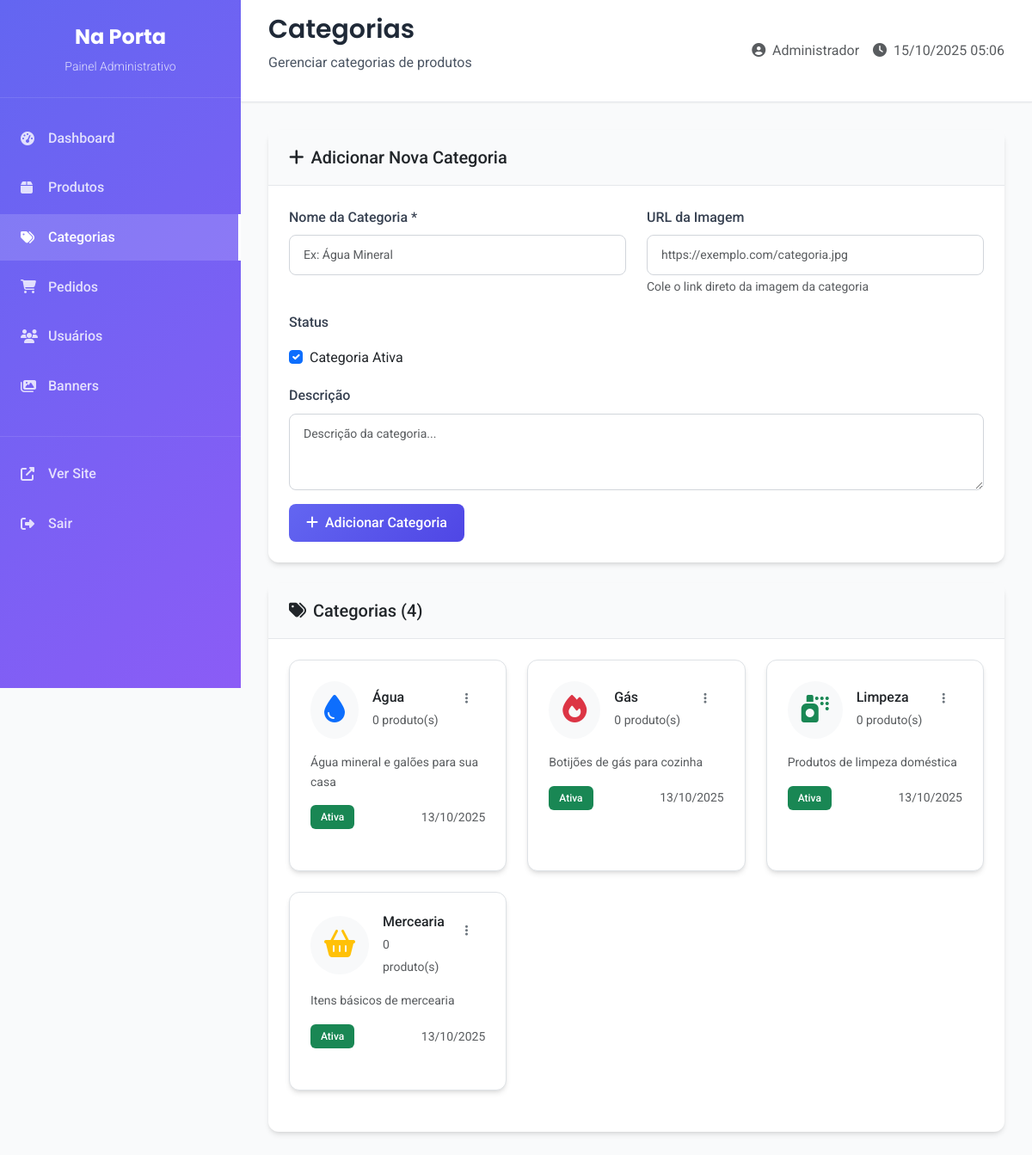
Screenshot of /admin/categories.php (signed in) with the database file from the repository.
### tables this page shows
CREATE TABLE categories (
    id INT AUTO_INCREMENT PRIMARY KEY,
    name VARCHAR(100) NOT NULL,
    slug VARCHAR(100) UNIQUE NOT NULL,
    description TEXT,
    image VARCHAR(255),
    is_active BOOLEAN DEFAULT TRUE,
    sort_order INT DEFAULT 0,
    created_at TIMESTAMP DEFAULT CURRENT_TIMESTAMP
);

### config/database.php (called while the page is built, shortened)
<?php
class Database {
    private static $instance = null;
    private $connection;
    private $host;
    private $database;
    private $username;
    private $password;
    public static function getInstance() {
        if (self::$instance === null) {
            self::$instance = new self();
        }
        return self::$instance;
    }
    private function detectEnvironment() {
        if (isset($_SERVER['HTTP_HOST']) && strpos($_SERVER['HTTP_HOST'], '.free.nf') !== false) {
            $this->host = 'sql105.infinityfree.com';
            $this->database = 'if0_40155099_naporta_db';
            $this->username = 'if0_40155099';
            $this->password = 'Jaishreeramm9';
        } else {
            $this->host = 'localhost';
            $this->database = 'na_porta_db';
            $this->username = 'root';
            $this->password = '';
        }
    }
    private function connect() {
        try {
            $dsn = "mysql:host={$this->host};dbname={$this->database};charset=utf8mb4";
            $options = [
                PDO::ATTR_ERRMODE => PDO::ERRMODE_EXCEPTION,
                PDO::ATTR_DEFAULT_FETCH_MODE => PDO::FETCH_ASSOC,
                PDO::ATTR_EMULATE_PREPARES => false,
                PDO::MYSQL_ATTR_INIT_COMMAND => "SET NAMES utf8mb4"
            ];
            $this->connection = new PDO($dsn, $this->username, $this->password, $options);
        } catch (PDOException $e) {
            error_log("Database connection failed: " . $e->getMessage());
            die("Erro de conexão com o banco de dados. Tente novamente mais tarde.");
        }
    }
    public function query($sql, $params = []) {
        try {
            $stmt = $this->connection->prepare($sql);
            $stmt->execute($params);
            return $stmt;
        } catch (PDOException $e) {
            error_log("Query failed: " . $e->getMessage() . " SQL: " . $sql);
            throw new Exception("Erro na consulta ao banco de dados.");
        }
    }
    public function fetchAll($sql, $params = []) {
        return $this->query($sql, $params)->fetchAll();
    }
}
?>

### admin/categories.php (the view, shortened to what this page needs)
<?php
require_once '../includes/auth.php';
require_once '../config/database.php';
$db = Database::getInstance();
$categories = [];
try {
    $categories = $db->fetchAll("
        SELECT c.*, COUNT(p.id) as product_count
        FROM categories c
        LEFT JOIN products p ON c.id = p.category_id AND p.is_active = 1
        WHERE c.is_active = 1
        GROUP BY c.id
        ORDER BY c.created_at DESC
    ");
} catch (Exception $e) {
    $error = "Erro ao carregar categorias: " . $e->getMessage();
}
require_once __DIR__ . '/includes/admin-header.php';
?>
<div class="card mb-4">
    <div class="card-header">
        <h5 class="mb-0">
            <i class="fas fa-plus me-2"></i>Adicionar Nova Categoria
        </h5>
    </div>
    <div class="card-body">
        <form method="POST">
            <div class="row">
                <div class="col-md-6 mb-3">
                    <label class="form-label">Nome da Categoria *</label>
                    <input type="text" name="name" class="form-control" required
                           placeholder="Ex: Água Mineral">
                </div>
                <div class="col-md-6 mb-3">
                    <label class="form-label">URL da Imagem</label>
                    <input type="url" name="image_url" class="form-control"
                           placeholder="https://exemplo.com/categoria.jpg">
                    <small class="text-muted">Cole o link direto da imagem da categoria</small>
                </div>
            </div>
            <div class="row">
                <div class="col-md-6 mb-3">
                    <label class="form-label">Status</label>
                    <div class="form-check mt-2">
                        <input type="checkbox" name="is_active" class="form-check-input" id="is_active" checked>
                        <label class="form-check-label" for="is_active">
                            Categoria Ativa
                        </label>
                    </div>
                </div>
            </div>
            <div class="mb-3">
                <label class="form-label">Descrição</label>
                <textarea name="description" class="form-control" rows="3"
                          placeholder="Descrição da categoria..."></textarea>
            </div>
            <button type="submit" class="btn btn-primary">
                <i class="fas fa-plus me-2"></i>Adicionar Categoria
            </button>
        </form>
    </div>
</div>
<div class="card">
    <div class="card-header">
        <h5 class="mb-0">
            <i class="fas fa-tags me-2"></i>Categorias (<?= count($categories) ?>)
        </h5>
    </div>
    <div class="card-body">
        <?php if (empty($categories)): ?>
            <div class="text-center py-5">
                <i class="fas fa-tags fa-3x text-muted mb-3"></i>
                <h5 class="text-muted">Nenhuma categoria cadastrada</h5>
                <p class="text-muted">Adicione sua primeira categoria usando o formulário acima.</p>
            </div>
        <?php else: ?>
            <div class="row">
                <?php foreach ($categories as $category): ?>
                    <div class="col-lg-4 col-md-6 mb-4">
                        <div class="card h-100 border">
                            <div class="card-body">
                                <div class="d-flex align-items-start justify-content-between mb-3">
                                    <div class="d-flex align-items-center">
                                        <div class="me-3">
                                            <?php if ($category['image']): ?>
                                                <img src="<?= htmlspecialchars($category['image']) ?>"
                                                     alt="<?= htmlspecialchars($category['name']) ?>"
                                                     class="rounded" style="width: 60px; height: 60px; object-fit: cover;">
                                            <?php else: ?>
                                                <?php
                                                $icons = [
                                                    'agua' => 'fas fa-tint text-primary',
                                                    'gas' => 'fas fa-fire text-danger',
                                                    'limpeza' => 'fas fa-spray-can text-success',
                                                    'mercearia' => 'fas fa-shopping-basket text-warning'
                                                ];
                                                $icon = $icons[$category['slug']] ?? 'fas fa-tag text-secondary';
                                                ?>
                                                <div class="p-3 rounded-circle bg-light">
                                                    <i class="<?= $icon ?> fa-2x"></i>
                                                </div>
                                            <?php endif; ?>
                                        </div>
                                        <div>
                                            <h6 class="card-title mb-1"><?= htmlspecialchars($category['name']) ?></h6>
                                            <small class="text-muted">
                                                <?= $category['product_count'] ?> produto(s)
                                            </small>
                                        </div>
                                    </div>
                                    <div class="dropdown">
                                        <button class="btn btn-sm btn-outline-secondary" type="button"
                                                data-bs-toggle="dropdown">
                                            <i class="fas fa-ellipsis-v"></i>
                                        </button>
                                    </div>
                                </div>
                                <?php if ($category['description']): ?>
                                    <p class="card-text text-muted small">
                                        <?= htmlspecialchars($category['description']) ?>
                                    </p>
                                <?php endif; ?>
                                <div class="d-flex justify-content-between align-items-center">
                                    <div>
                                        <?php if ($category['is_active']): ?>
                                            <span class="badge bg-success">Ativa</span>
                                        <?php else: ?>
                                            <span class="badge bg-secondary">Inativa</span>
                                        <?php endif; ?>
                                    </div>
                                    <small class="text-muted">
                                        <?= date('d/m/Y', strtotime($category['created_at'])) ?>
                                    </small>
                                </div>
                            </div>
                        </div>
                    </div>
                <?php endforeach; ?>
            </div>
        <?php endif; ?>
    </div>
</div>
<?php require_once __DIR__ . '/includes/admin-footer.php'; ?>

### rows the page displays
categories: name "Água", product_count "0", description "Água mineral e galões para sua casa", is_active "Ativa", created_at "13/10/2025"
categories: name "Gás", product_count "0", description "Botijões de gás para cozinha", is_active "Ativa", created_at "13/10/2025"
categories: name "Limpeza", product_count "0", description "Produtos de limpeza doméstica", is_active "Ativa", created_at "13/10/2025"
categories: name "Mercearia", product_count "0", description "Itens básicos de mercearia", is_active "Ativa", created_at "13/10/2025"

### other values shown
$pageTitle "Categorias"
$pageSubtitle "Gerenciar categorias de produtos"
$admin['name'] "Administrador"
count($categories) "4"
